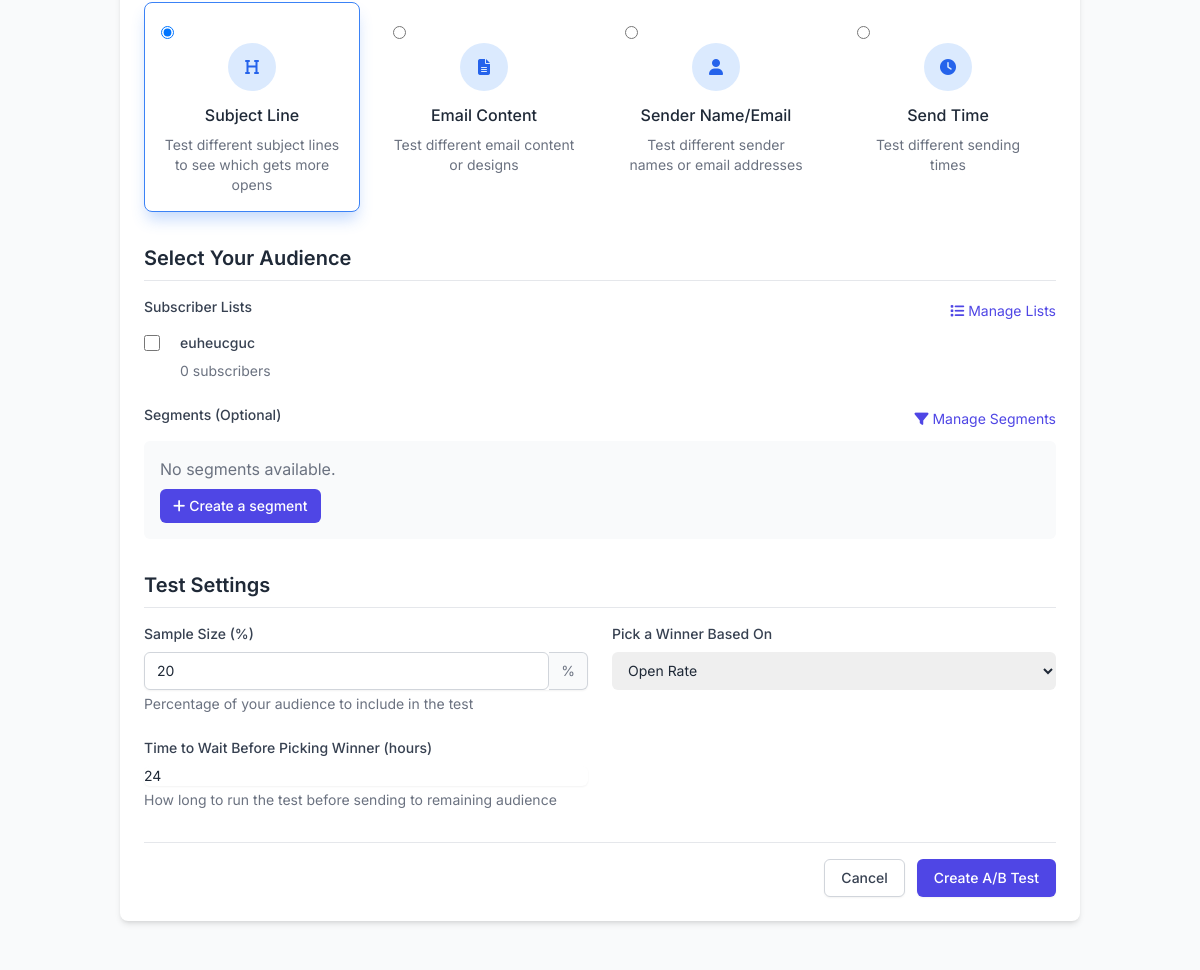
The page /ab-tests/create/ (signed in, middle part) on the database as committed earlier.
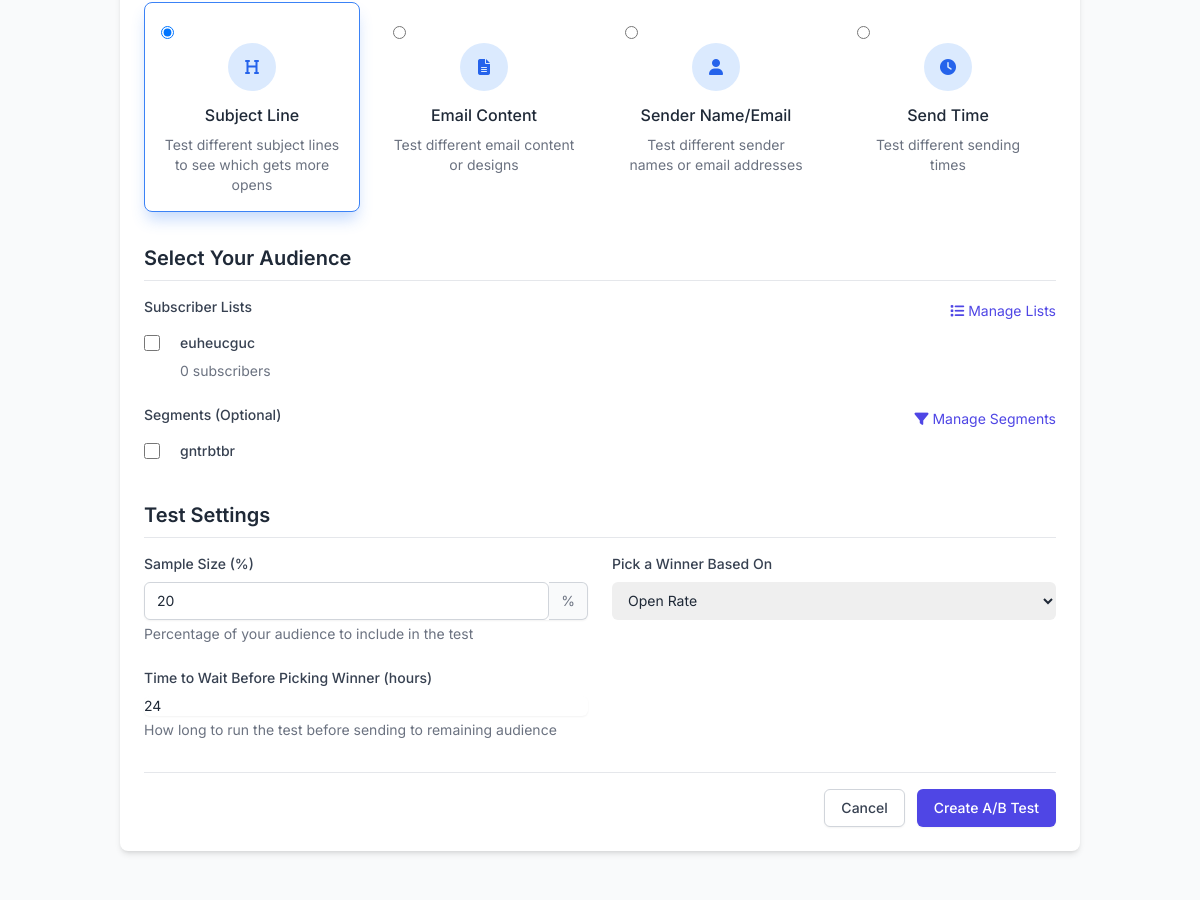
The same page on the database as committed later.
### marketing/models.py (models this page shows, shortened)
class SubscriberList(models.Model):
    owner = models.ForeignKey(settings.AUTH_USER_MODEL, on_delete=models.CASCADE, related_name='subscriber_lists')
    name = models.CharField(max_length=100)
    description = models.TextField(blank=True)
    subscribers = models.ManyToManyField(Subscriber, blank=True, related_name='lists')
    created_at = models.DateTimeField(auto_now_add=True)
    updated_at = models.DateTimeField(auto_now=True)
    class Meta:
        ordering = ['name']

class Segment(models.Model):
    CONDITION_TYPES = [
        ('all', 'Match All Conditions'),
        ('any', 'Match Any Condition'),
    ]
    owner = models.ForeignKey(settings.AUTH_USER_MODEL, on_delete=models.CASCADE, related_name='segments')
    name = models.CharField(max_length=100)
    description = models.TextField(blank=True)
    condition_type = models.CharField(max_length=10, choices=CONDITION_TYPES, default='all')
    conditions = models.JSONField(default=dict, help_text="JSON structure of filter conditions")
    created_at = models.DateTimeField(auto_now_add=True)
    updated_at = models.DateTimeField(auto_now=True)
    class Meta:
        ordering = ['name']

### marketing/views.py (the view, shortened to what this page needs)
# urls.py: path('ab-tests/create/', views.create_ab_test, name='create_ab_test'),
@login_required
def create_ab_test(request):
    subscriber_lists = SubscriberList.objects.filter(owner=request.user)
    segments = Segment.objects.filter(owner=request.user)
    return render(request, 'marketing/create_ab_test.html', {
        'subscriber_lists': subscriber_lists,
        'segments': segments,
        'test_types': ABTestCampaign.TEST_TYPES,
        'winner_criteria': ABTestCampaign.WINNER_CRITERIA
    })

### templates/marketing/create_ab_test.html (shortened to what the changed rows need)
{% extends 'base.html' %}
{% load static %}
{% block content %}
<div class="container mx-auto px-4 py-8">
  <form method="post" class="bg-white rounded-lg shadow-md p-6">
    <div class="mb-8">
      <div class="grid grid-cols-1 md:grid-cols-2 lg:grid-cols-4 gap-4 mt-4">
        {% for type_code, type_name in test_types %}
        <div class="test-type-card bg-white rounded-lg border p-4 cursor-pointer" data-test-type="{{ type_code }}">
          <input type="radio" name="test_type" id="test_type_{{ type_code }}" value="{{ type_code }}" class="hidden" {% if forloop.first %}checked{% endif %}>
          <div class="mb-3 text-center">
            <div class="mx-auto w-12 h-12 flex items-center justify-center bg-blue-100 text-blue-600 rounded-full">
              {% if type_code == 'subject' %}
                <i class="fas fa-heading"></i>
              {% elif type_code == 'content' %}
                <i class="fas fa-file-alt"></i>
              {% elif type_code == 'sender' %}
                <i class="fas fa-user"></i>
              {% elif type_code == 'time' %}
                <i class="fas fa-clock"></i>
              {% endif %}
            </div>
          </div>
          <h3 class="font-medium text-center">{{ type_name }}</h3>
          <p class="text-sm text-gray-500 text-center mt-2">
            {% if type_code == 'subject' %}
              Test different subject lines to see which gets more opens
            {% elif type_code == 'content' %}
              Test different email content or designs
            {% elif type_code == 'sender' %}
              Test different sender names or email addresses
            {% elif type_code == 'time' %}
              Test different sending times
            {% endif %}
          </p>
        </div>
        {% endfor %}
      </div>
    </div>
    <div class="mb-8">
      <h2 class="text-xl font-semibold text-gray-800 mb-4 pb-2 border-b">Select Your Audience</h2>
      <div class="mb-6">
        {% if subscriber_lists %}
          <div class="grid grid-cols-1 md:grid-cols-2 lg:grid-cols-3 gap-4">
            {% for list in subscriber_lists %}
            <div class="flex items-start">
              <div class="flex items-center h-5">
                <input id="list_{{ list.id }}" name="lists" value="{{ list.id }}" type="checkbox"
                       class="focus:ring-indigo-500 h-4 w-4 text-indigo-600 border-gray-300 rounded">
              </div>
              <div class="ml-3 text-sm">
                <label for="list_{{ list.id }}" class="font-medium text-gray-700">{{ list.name }}</label>
                <p class="text-gray-500">{{ list.subscribers.count }} subscribers</p>
              </div>
            </div>
            {% endfor %}
          </div>
        {% endif %}
      </div>
      <div class="mb-4">
        {% if segments %}
          <div class="grid grid-cols-1 md:grid-cols-2 lg:grid-cols-3 gap-4">
            {% for segment in segments %}
            <div class="flex items-start">
              <div class="flex items-center h-5">
                <input id="segment_{{ segment.id }}" name="segments" value="{{ segment.id }}" type="checkbox"
                       class="focus:ring-indigo-500 h-4 w-4 text-indigo-600 border-gray-300 rounded">
              </div>
              <div class="ml-3 text-sm">
                <label for="segment_{{ segment.id }}" class="font-medium text-gray-700">{{ segment.name }}</label>
              </div>
            </div>
            {% endfor %}
          </div>
        {% else %}
          <div class="bg-gray-50 p-4 rounded-md">
            <p class="text-gray-500 mb-2">No segments available.</p>
            <a href="{% url 'create_segment' %}" class="inline-flex items-center px-3 py-1.5 border border-transparent text-sm font-medium rounded-md text-white bg-indigo-600 hover:bg-indigo-700 focus:outline-none focus:ring-2 focus:ring-offset-2 focus:ring-indigo-500">
              <i class="fas fa-plus mr-1"></i> Create a segment
            </a>
          </div>
        {% endif %}
      </div>
    </div>
    <div class="mb-8">
      <h2 class="text-xl font-semibold text-gray-800 mb-4 pb-2 border-b">Test Settings</h2>
    </div>
  </form>
</div>
{% endblock %}

Rows that differ between the two databases and show on the page:
added Segment: name "gntrbtbr"
Other text that changed with them:
text no longer shown: "No segments available. Create a segment"
